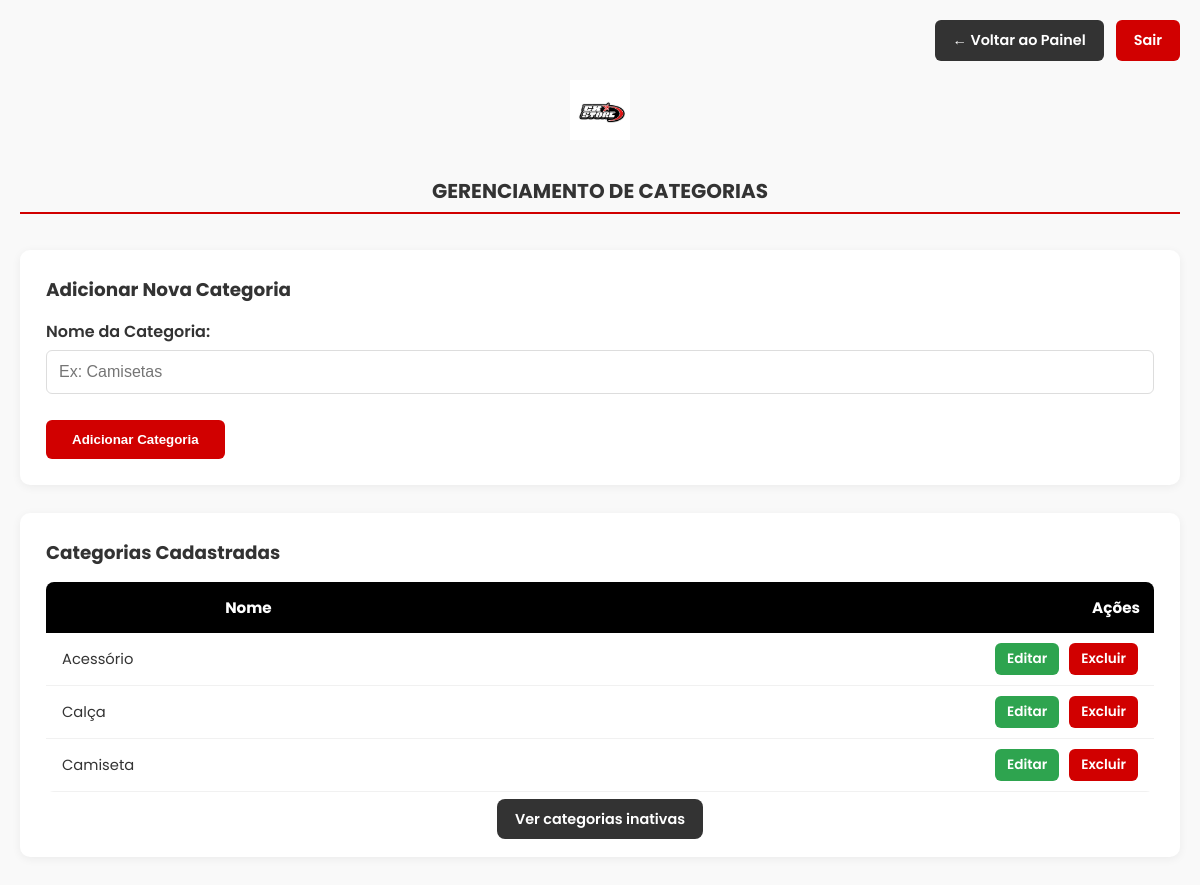
The app's page /admin/categorias.php (signed in), older data.
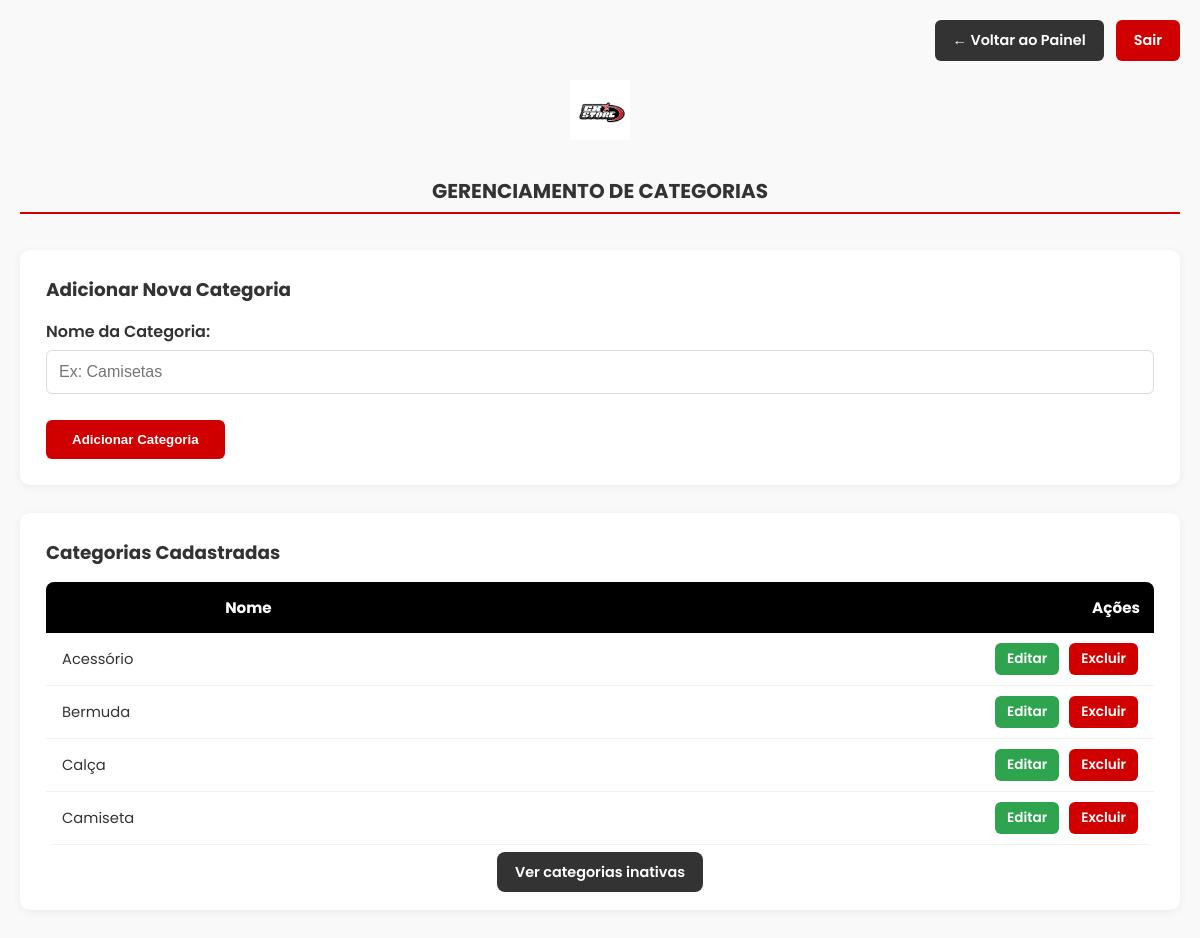
The same page, newer data.
### tables this page shows
CREATE TABLE IF NOT EXISTS `categoria` (
  `id` int(11) NOT NULL AUTO_INCREMENT,
  `nome` varchar(128) NOT NULL,
  `ativo` tinyint(4) DEFAULT 1,
  PRIMARY KEY (`id`)
);

### classes/Categoria.php (called while the page is built, shortened)
<?php
class Categoria
{
    private $conn;
    private $tabela_categoria = "categoria";
    public function __construct($db)
    {
        $this->conn = $db;
    }
    public function listar()
    {
        $query = "SELECT * FROM " . $this->tabela_categoria . " WHERE ativo = TRUE ORDER BY nome";
        $stmt = $this->conn->prepare($query);
        $stmt->execute();
        $resultado = $stmt->get_result();
        return $resultado;
    }
}

### admin/categorias.php (the view, shortened to what this page needs)
<?php
require_once('../classes/Categoria.php');
$database = new Database();
$db = $database->getConnection();
$categoria = new Categoria($db);
$lista_categorias = $categoria->listar();
?>
<!DOCTYPE html>
<html lang="pt-BR">
<head>
    <link rel="stylesheet" href="../assets/css/painel_admin.css" />
</head>
<body>
    <header><img src="../assets/imagens/Logo.jpg" alt="Logo CX Store" /></header>
    <div class="top-nav">
        <a href="controle.php" class="btn-voltar">← Voltar ao Painel</a>
        <a href="../logout.php" class="btn-sair">Sair</a>
    </div>
    <h2>GERENCIAMENTO DE CATEGORIAS</h2>
    <section class="form-container" aria-labelledby="add-cat">
        <h3 id="add-cat">Adicionar Nova Categoria</h3>
        <form action="add_categoria.php" method="POST">
            <div class="form-group">
                <label for="nome_categoria">Nome da Categoria:</label>
                <input type="text" id="nome_categoria" name="nome" placeholder="Ex: Camisetas" required />
            </div>
            <button type="submit" class="btn-adicionar">Adicionar Categoria</button>
        </form>
    </section>
    <section class="lista-container" aria-labelledby="lista-cat">
        <h3 id="lista-cat">Categorias Cadastradas</h3>
        <div class="table-wrapper">
            <table role="table" aria-label="Tabela de categorias">
                <thead>
                    <tr>
                        <th>Nome</th>
                        <th class="acoes">Ações</th>
                    </tr>
                </thead>
                <tbody>
                    <?php if ($lista_categorias->num_rows == 0): ?>
                        <tr>
                            <td colspan="2" class="empty-message">Nenhuma categoria cadastrada ainda.</td>
                        </tr>
                    <?php else: ?>
                        <?php while ($linha = $lista_categorias->fetch_assoc()): ?>
                            <tr>
                                <td><?= htmlspecialchars($linha['nome']) ?></td>
                                <td class="acoes">
                                    <a href="edit_categoria.php?id=<?= $linha['id'] ?>" class="btn-editar">Editar</a>
                                    <a href="excluir_categoria.php?id=<?= $linha['id'] ?>" class="btn-excluir">Excluir</a>
                                </td>
                            </tr>
                        <?php endwhile; ?>
                    <?php endif; ?>
                </tbody>
            </table>
        </div>
        <div class="small-actions">
            <a href="categoria_inativa.php" class="btn-voltar">Ver categorias inativas</a>
        </div>
    </section>
</body>
</html>

Row changes from the older to the newer data that the page shows:
added categoria: nome "Bermuda"
